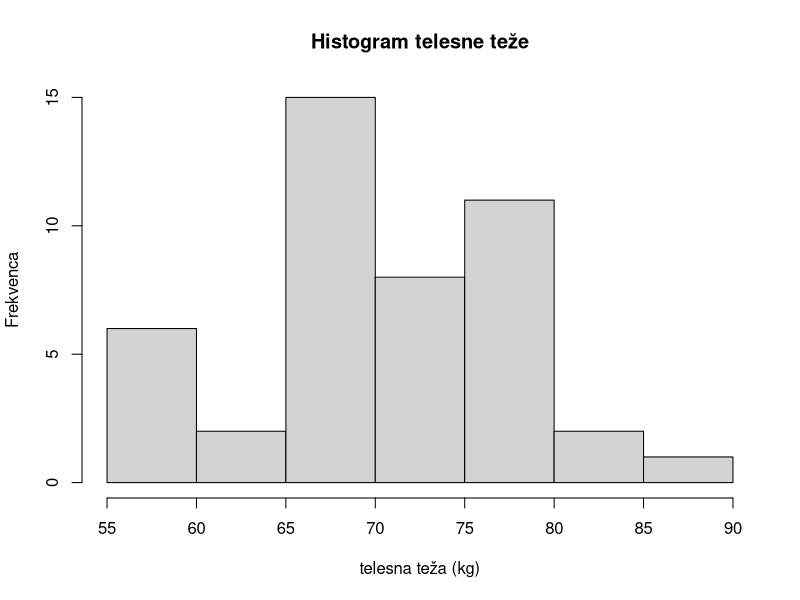

Reproduce this figure in R.
## ---- chunk 1
teza<-c(77.9, 67.1, 62.8, 78.5, 57.4, 67.8, 70.1, 66.9, 58.5, 65.5, 59.1, 83.5, 57.0, 55.3, 74.9,
76.4, 68.6, 68.6, 75.1, 79.8, 58.9, 79.1, 71.4, 67.6, 78.9, 76.6, 78.9, 68.0, 75.4, 72.1,
66.4, 82.3, 71.1, 69.6, 73.7, 72.7, 65.1, 69.6, 88.2, 69.5, 67.9, 75.1, 72.8, 66.2, 62.4)
## ---- chunk 2
summary(teza)
## ---- chunk 3
sd(teza)
## ---- chunk 4
hist(teza,xlab="telesna teža (kg)", ylab="Frekvenca", main="Histogram telesne teže")
